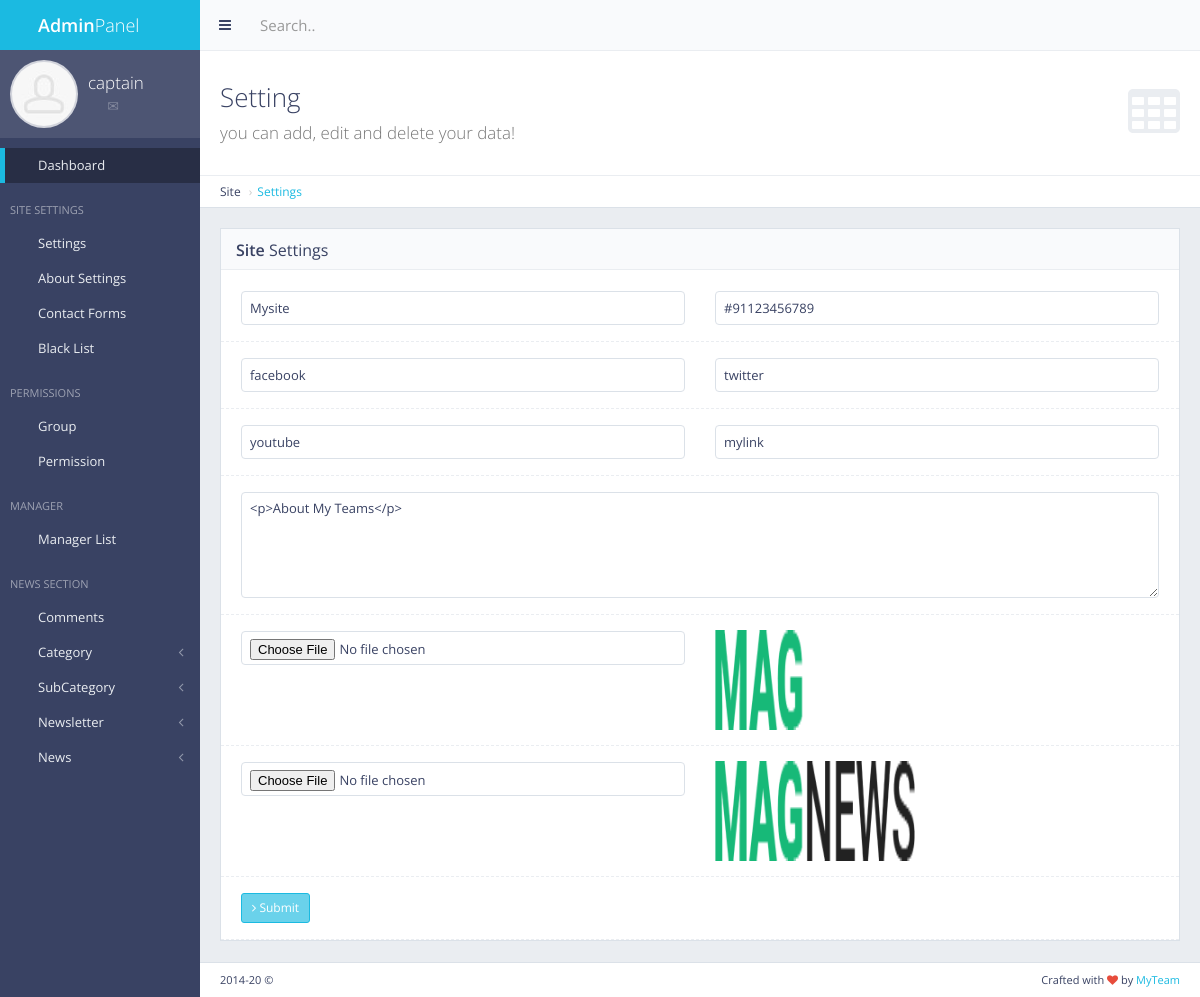
Screenshot of /panel/setting/ (signed in) with the database file from the repository.
### main/models.py (models this page shows, shortened)
class Main(models.Model):
    name = models.CharField(max_length=20)
    about = models.TextField()
    fb = models.CharField(max_length=20, default='-')
    yt = models.CharField(max_length=20, default='-')
    tw = models.CharField(max_length=20, default='-')
    tell = models.CharField(max_length=12, default='-')
    link = models.CharField(max_length=20, default='-')
    set_name = models.CharField(max_length=20, default='-')
    picurl = models.CharField(max_length = 50, default='-')
    picurl2 = models.CharField(max_length=50, default='-')
    picname = models.CharField(max_length = 50, default='-')
    picname2 = models.CharField(max_length = 50, default='-')

### main/views.py (the view, shortened to what this page needs)
# urls.py: path('panel/setting/', views.sitesettings, name= 'sitesettings'),
def sitesettings(request):
    if not request.user.is_authenticated :
        return redirect('mylogin')
    site = Main.objects.get(pk=2)
    return render(request, 'back/setting.html', {'site':site})

### main/templatetags/extera_auth.py (called while the page is built)
@register.filter(name='has_group')
def has_group(user, group_name):
    return user.groups.filter(name=group_name).exists()

### main/templates/back/setting.html (shortened to what this page needs)
{% extends 'back/master.html' %}
{% load static %}
{% block mainblock %}
   <div class="content-header">
    <div class="header-section">
        <h1>
            <i class="fa fa-table"></i>Setting<br><small>you can add, edit and delete your data!</small>
        </h1>
    </div>
</div>
<ul class="breadcrumb breadcrumb-top">
    <li>Site</li>
    <li><a href="/panel/setting/">Settings</a></li>
</ul>
<div class="row">
        <div class="col-md-12">
            <div class="block">
                <div class="block-title">
                    <h2><strong>Site</strong> Settings</h2>
                </div>
                <form action="{%url 'sitesettings' %}" method="post" enctype="multipart/form-data" class="form-horizontal form-bordered" >
                    <div class="form-group">
                            <div class="col-md-6">
                                <input type="text" id="name" name="name" value="{{site.name}}" class="form-control" placeholder="Site Title">
                            </div>
                            <div class="col-md-6">
                                <input type="text" id="tell" name="tell" value="{{site.tell}}" class="form-control" placeholder="Site Tell">
                            </div>
                        </div>
                        <div class="form-group">
                            <div class="col-md-6">
                                <input type="text" id="fb" name="fb" value="{{site.fb}}" class="form-control" placeholder="FB">
                            </div>
                            <div class="col-md-6">
                                <input type="text" id="tw" name="tw" value="{{site.tw}}" class="form-control" placeholder="TW">
                            </div>
                        </div>
                        <div class="form-group">
                            <div class="col-md-6">
                                <input type="text" id="yt" name="yt" value="{{site.yt}}" class="form-control" placeholder="YT">
                            </div>
                            <div class="col-md-6">
                                <input type="text" id="link" name="link" value="{{site.link}}" class="form-control" placeholder="Link">
                            </div>
                        </div>
                        <div class="form-group">
                                <div class="col-md-12">
                                    <textarea type="text" id="txt" name="txt" rows="5" class="form-control" placeholder="Short txt">{{site.about}}</textarea>
                                </div>
                            </div>
                                <div class="form-group">
                                        <div class="col-md-6">
                                            <input type="file" id="myfile" name="myfile" class="form-control" placeholder="Body txt">
                                        </div>
                                        <div class="col-md-6">
                                            <img style="display: inline-block; width:200px; height:100px;" src="{{site.picurl}}">
                                        </div>
                                    </div>
                                    <div class="form-group">
                                        <div class="col-md-6">
                                            <input type="file" id="myfile2" name="myfile2" class="form-control" placeholder="Body txt">
                                        </div>
                                        <div class="col-md-6">
                                            <img style="display: inline-block; width:200px; height:100px;" src="{{site.picurl2}}">
                                          </div>
                                    </div>
                                <div class="form-group">
                                        <div class="col-md-12">
                                                <button type="submit" class="btn btn-sm btn-primary"><i class="fa fa-angle-right"></i> Submit</button>
                                            </div>
                                    </div>
                </form>
            </div>
        </div>
    </div>
{% endblock %}

### main/templates/back/master.html (shortened to what this page needs)
{% load static %}
{% load extera_auth %}
{% if user.is_authenticated %}
<!DOCTYPE html>
 <html class="no-js" lang="en">
    <head>
        <link rel="stylesheet" href="{%static 'back/css/bootstrap.min.css' %}">
        <link rel="stylesheet" href="{%static 'back/css/plugins.css' %}">
        <link rel="stylesheet" href="{%static 'back/css/main.css' %}">
        <link rel="stylesheet" href="{%static 'back/css/themes.css' %}">
    </head>
    <body>
        <div id="page-wrapper">
            <div id="page-container" class="sidebar-partial sidebar-visible-lg sidebar-no-animations">
                <div id="sidebar">
                    <div id="sidebar-scroll">
                        <div class="sidebar-content">
                            <a href="/panel" class="sidebar-brand">
                                <i class="gi gi-flash"></i><span class="sidebar-nav-mini-hide"><strong>Admin</strong>Panel</span>
                            </a>
                            <div class="sidebar-section sidebar-user clearfix sidebar-nav-mini-hide">
                                <div class="sidebar-user-avatar">
                                    <a href="page_ready_user_profile.html">
                                        <img src="{%static 'back/img/placeholders/avatars/avatar2.jpg' %}" alt="avatar">
                                    </a>
                                </div>
                                <div class="sidebar-user-name">{{request.user}}</div>
                                <div class="sidebar-user-links">
                                    <a href="page_ready_user_profile.html" data-toggle="tooltip" data-placement="bottom" title="Profile"><i class="gi gi-user"></i></a>
                                    <a href="page_ready_inbox.html" data-toggle="tooltip" data-placement="bottom" title="Messages"><i class="gi gi-envelope"></i></a>
                                    <a href="/panel/change/pass/" class="enable-tooltip" data-placement="bottom" title="Settings" ><i class="gi gi-cogwheel"></i></a>
                                    <a href="/logout" data-toggle="tooltip" data-placement="bottom" title="Logout"><i class="gi gi-exit"></i></a>
                                </div>
                            </div>
                            <ul class="sidebar-nav">
                                {% if perms.main.master_user %}
                                <li>
                                    <a href="/panel" class=" active"><i class="gi gi-stopwatch sidebar-nav-icon"></i><span class="sidebar-nav-mini-hide">Dashboard</span></a>
                                </li>
                                <li class="sidebar-header">
                                    <span class="sidebar-header-options clearfix"><a href="javascript:void(0)" data-toggle="tooltip" title="Quick Settings"><i class="gi gi-settings"></i></a></span>
                                    <span class="sidebar-header-title">Site Settings</span>
                                </li>
                                <li>
                                    <a href="/panel/setting/" class=""><i class="gi gi-show_big_thumbnails sidebar-nav-icon"></i><span class="sidebar-nav-mini-hide">Settings</span></a>
                                </li>
                                <li>
                                        <a href="/panel/about/setting/" class=""><i class="gi gi-show_big_thumbnails sidebar-nav-icon"></i><span class="sidebar-nav-mini-hide">About Settings</span></a>
                                    </li>
                                    <li>
                                        <a href="/panel/contactform/" class=""><i class="gi gi-show_big_thumbnails sidebar-nav-icon"></i><span class="sidebar-nav-mini-hide">Contact Forms</span></a>
                                    </li>
                                        <li>
                                                <a href="/blacklist/" class=""><i class="gi gi-show_big_thumbnails sidebar-nav-icon"></i><span class="sidebar-nav-mini-hide">Black List</span></a>
                                            </li>
                                {% endif %}
                                    {% if request.user|has_group:"masteruser" %}
                                    <li class="sidebar-header">
                                        <span class="sidebar-header-options clearfix"><a href="javascript:void(0)" data-toggle="tooltip" title="Quick Settings"><i class="gi gi-settings"></i></a></span>
                                        <span class="sidebar-header-title">Permissions</span>
                                    </li>
                                    <li>
                                        <a href="/panel/manager/group/" class=""><i class="gi gi-show_big_thumbnails sidebar-nav-icon"></i><span class="sidebar-nav-mini-hide">Group</span></a>
                                    </li>
                                    <li>
                                            <a href="/panel/manager/perms/" class=""><i class="gi gi-show_big_thumbnails sidebar-nav-icon"></i><span class="sidebar-nav-mini-hide">Permission</span></a>
                                        </li>
                                    <li class="sidebar-header">
                                        <span class="sidebar-header-options clearfix"><a href="javascript:void(0)" data-toggle="tooltip" title="Quick Settings"><i class="gi gi-settings"></i></a></span>
                                        <span class="sidebar-header-title">Manager</span>
                                    </li>
                                    <li>
                                        <a href="/panel/manager/list/" class=""><i class="gi gi-show_big_thumbnails sidebar-nav-icon"></i><span class="sidebar-nav-mini-hide">Manager List</span></a>
                                    </li>
                                {% endif %}
                                <li class="sidebar-header">
                                    <span class="sidebar-header-options clearfix"><a href="javascript:void(0)" data-toggle="tooltip" title="Quick Settings"><i class="gi gi-settings"></i></a></span>
                                    <span class="sidebar-header-title">News Section</span>
                                </li>
                                <li>
                                    <a href="/comments/list/" class=""><i class="gi gi-show_big_thumbnails sidebar-nav-icon"></i><span class="sidebar-nav-mini-hide">Comments</span></a>
                                </li>
                                <li>
                                        <a href="#" class="sidebar-nav-menu"><i class="fa fa-angle-left sidebar-nav-indicator sidebar-nav-mini-hide"></i><i class="gi gi-show_big_thumbnails sidebar-nav-icon"></i><span class="sidebar-nav-mini-hide">Category</span></a>
                                    </li>
                                    <li>
                                        <a href="#" class="sidebar-nav-menu"><i class="fa fa-angle-left sidebar-nav-indicator sidebar-nav-mini-hide"></i><i class="gi gi-show_big_thumbnails sidebar-nav-icon"></i><span class="sidebar-nav-mini-hide">SubCategory</span></a>
                                    </li>
                                    <li>
                                            <a href="#" class="sidebar-nav-menu"><i class="fa fa-angle-left sidebar-nav-indicator sidebar-nav-mini-hide"></i><i class="gi gi-show_big_thumbnails sidebar-nav-icon"></i><span class="sidebar-nav-mini-hide">Newsletter</span></a>
                                        </li>
                                <li>
                                    <a href="#" class="sidebar-nav-menu"><i class="fa fa-angle-left sidebar-nav-indicator sidebar-nav-mini-hide"></i><i class="gi gi-show_big_thumbnails sidebar-nav-icon"></i><span class="sidebar-nav-mini-hide">News</span></a>
                                </li>
                            </ul>
                        </div>
                    </div>
                </div>
                <div id="main-container">
                    <header class="navbar navbar-default">
                        <ul class="nav navbar-nav-custom">
                            <li>
                                <a href="javascript:void(0)" onclick="App.sidebar('toggle-sidebar');this.blur();">
                                    <i class="fa fa-bars fa-fw"></i>
                                </a>
                            </li>
                        </ul>
                        <form action="page_ready_search_results.html" method="post" class="navbar-form-custom">
                            <div class="form-group">
                                <input type="text" id="top-search" name="top-search" class="form-control" placeholder="Search..">
                            </div>
                        </form>
                    </header>
                    <div id="page-content">
                    {% block mainblock %}
                    {% endblock %}
                    </div>
                    <footer class="clearfix">
                        <div class="pull-right">
                            Crafted with <i class="fa fa-heart text-danger"></i> by <a href="#" target="_blank">MyTeam</a>
                        </div>
                        <div class="pull-left">
                            <span id="year-copy"></span> &copy;
                        </div>
                    </footer>
                </div>
            </div>
        </div>
    </body>
</html>
{% else %}
Please Login
{% endif %}

### rows the page displays
Main: name "Mysite", tell "#91123456789", fb "facebook", tw "twitter", yt "youtube", link "mylink", txt "<p>About My Teams</p>", picurl (picture), picurl2 (picture)

### other values shown
{{ request.user }} "captain"
